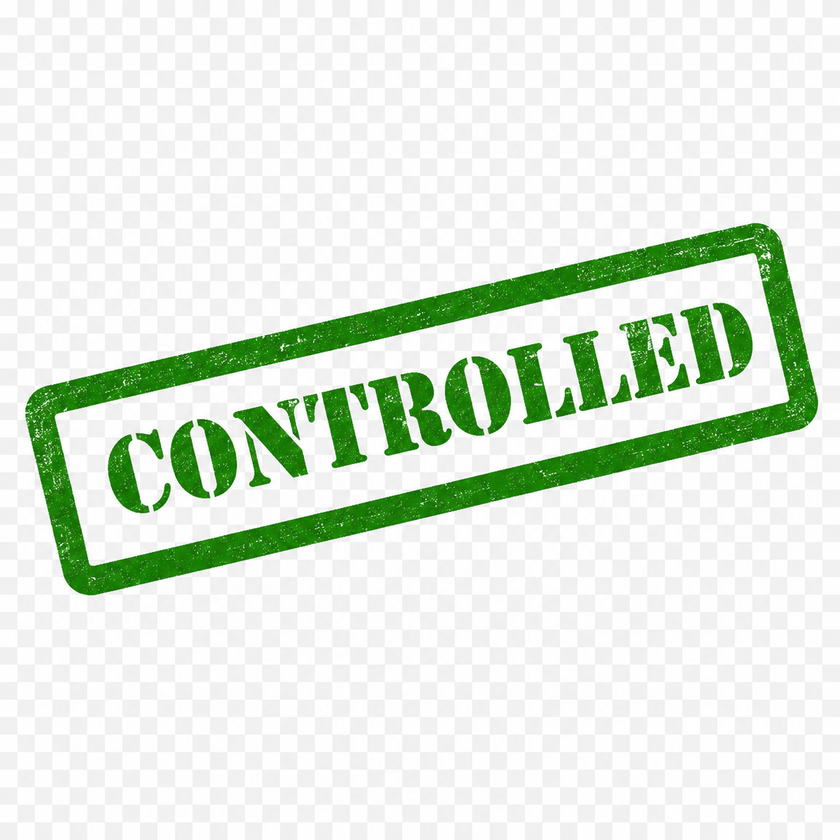
#> input picture image.png, 840 x 840 px, shrunk from 1254 x 1254 before the run, found by its file name
$ python clean_stamp.py
#> lines starting #> are read from the running program, lines starting #| are printed output that depends on the picture
from PIL import Image

input_path = r"d:\Desktop\bhusari sir bmr-bpr\image.png"
output_path = r"d:\Desktop\bhusari sir bmr-bpr\frontend\public\controlled_stamp.png"

img = Image.open(input_path).convert("RGBA")
datas = img.getdata()

newData = []
for item in datas:
    r, g, b, a = item
    if g > r + 15 and g > b + 15 and g > 50:
        newData.append((r, g, b, 255))
    elif g > 80 and (g - r) > 8 and (g - b) > 8:
        newData.append((r, g, b, 220))
    else:
        newData.append((255, 255, 255, 0))
#> this loop made 705600 passes
#> (item, r, g, b) on passes 1 to 3: ((253, 255, 254, 255), 253, 255, 254), ((254, 254, 254, 255), 254, 254, 254), ((253, 254, 253, 255), 253, 254, 253)
#> after the loop, newData = 705600 items

img.putdata(newData)

bbox = img.getbbox()
#> bbox = (25, 223, 819, 596)
if bbox:
    img = img.crop(bbox)
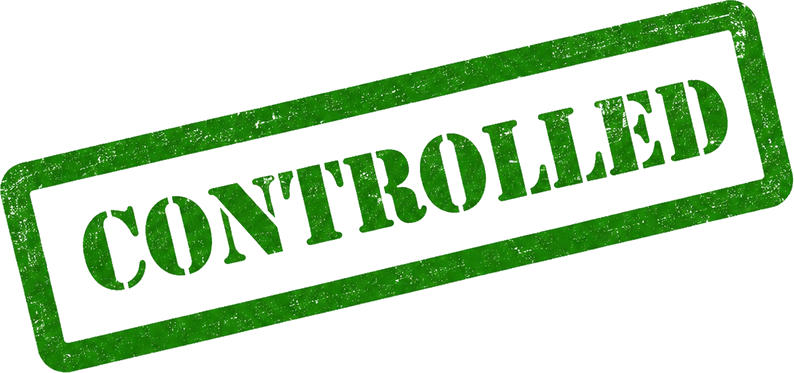
#> img: PIL image 794x373 RGBA; mean R, G, B, A 195, 220.2, 189.6, 73; transparent parts drawn white

img.save(output_path, "PNG")
print(f"Clean cropped CONTROLLED stamp saved to: {output_path}")
